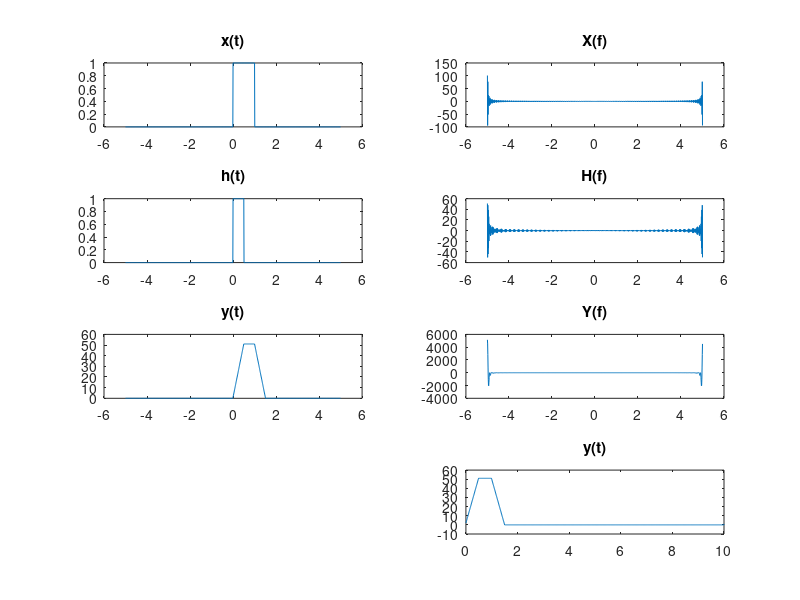

Write MATLAB code to recreate this figure.
t=-5:0.01:5;               %Defining Time Range

x=zeros(size(t));          %Two rectangular pulses
h=zeros(size(t));

subplot(4,2,1);
x(t>=0&t<=1)=1;
plot(t,x);
title('x(t)')

subplot(4,2,3);
h(t>=0&t<=0.5)=1;
plot(t,h);
title('h(t)')

subplot(4,2,5);
y=conv(h,x,'same');       %By using conv function
plot(t,y);
title('y(t)')

subplot(4,2,2);           %By using fourier transformation
q=fft(x);
plot(t,q);
title('X(f)')

subplot(4,2,4);
z=fft(h);
plot(t,z);
title('H(f)')

subplot(4,2,6);
w=z.*q;
plot(t,w);
title('Y(f)')
d=ifft(w);

subplot(4,2,8);
plot(t+5,d);
title('y(t)')
